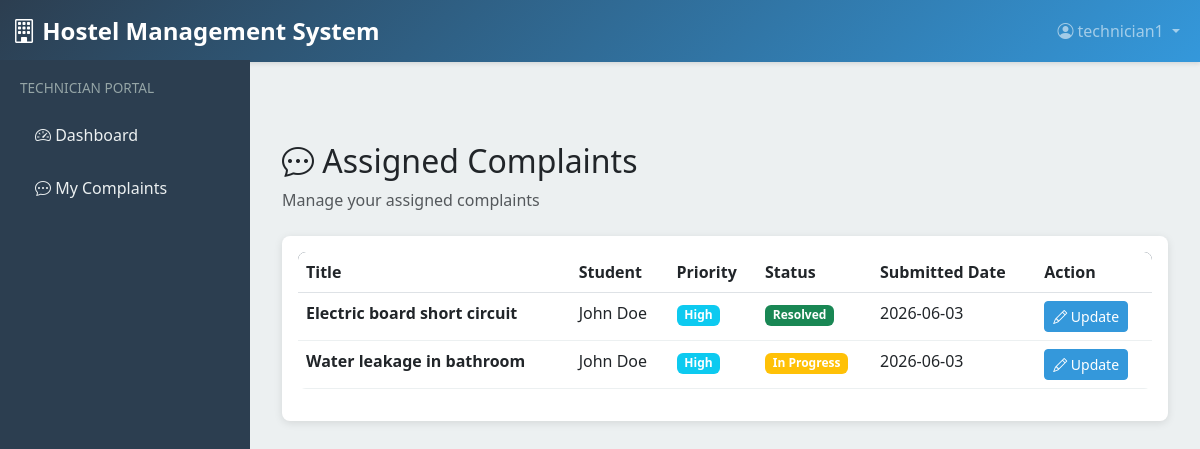
Page /technician/complaints/ (signed in) on the committed database.
### core/models.py (models this page shows, shortened)
class Complaint(models.Model):
    STATUS_CHOICES = [
        ('submitted', 'Submitted'),
        ('in_progress', 'In Progress'),
        ('resolved', 'Resolved'),
        ('closed', 'Closed'),
    ]
    PRIORITY_CHOICES = [
        ('low', 'Low'),
        ('medium', 'Medium'),
        ('high', 'High'),
        ('urgent', 'Urgent'),
    ]
    student = models.ForeignKey(Student, on_delete=models.CASCADE, related_name='complaints')
    title = models.CharField(max_length=200)
    description = models.TextField()
    priority = models.CharField(max_length=20, choices=PRIORITY_CHOICES, default='medium')
    status = models.CharField(max_length=20, choices=STATUS_CHOICES, default='submitted')
    technician = models.ForeignKey(
        User,
        on_delete=models.SET_NULL,
        null=True,
        blank=True,
        related_name='assigned_complaints',
        limit_choices_to={'role__role': 'technician'}
    )
    resolution_details = models.TextField(blank=True)
    submitted_date = models.DateTimeField(auto_now_add=True)
    resolved_date = models.DateTimeField(null=True, blank=True)
    updated_at = models.DateTimeField(auto_now=True)

class Student(models.Model):
    GENDER_CHOICES = [
        ('M', 'Male'),
        ('F', 'Female'),
        ('O', 'Other'),
    ]
    user = models.OneToOneField(User, on_delete=models.CASCADE, related_name='student_profile')
    roll_number = models.CharField(max_length=50, unique=True)
    phone = models.CharField(max_length=15)
    gender = models.CharField(max_length=1, choices=GENDER_CHOICES)
    date_of_birth = models.DateField()
    address = models.TextField()
    city = models.CharField(max_length=100)
    state = models.CharField(max_length=100)
    pincode = models.CharField(max_length=10)
    guardian_name = models.CharField(max_length=100)
    guardian_phone = models.CharField(max_length=15)
    emergency_contact = models.CharField(max_length=15)
    admission_date = models.DateField(auto_now_add=True)
    room = models.ForeignKey(Room, on_delete=models.SET_NULL, null=True, blank=True, related_name='students')
    is_active = models.BooleanField(default=True)
    created_at = models.DateTimeField(auto_now_add=True)
    updated_at = models.DateTimeField(auto_now=True)

### core/views.py (the view)
# urls.py: path('technician/complaints/', views.tech_my_complaints, name='tech_complaints'),
@login_required(login_url='login')
@user_passes_test(is_technician)
def tech_my_complaints(request):
    complaints = Complaint.objects.filter(technician=request.user).order_by('-submitted_date')
    context = {'complaints': complaints}
    return render(request, 'technician/my_complaints.html', context)

### core/views.py (called while the page is built)
def is_technician(user):
    return hasattr(user, 'role') and user.role.role == 'technician'

### templates/technician/my_complaints.html (shortened to what this page needs)
{% extends 'base.html' %}
{% block content %}
<div class="container-fluid">
    <div class="mb-4">
        <h2><i class="bi bi-chat-dots"></i> Assigned Complaints</h2>
        <p class="text-muted">Manage your assigned complaints</p>
    </div>
    <div class="card">
        <div class="card-body">
            {% if complaints %}
            <div class="table-responsive">
                <table class="table table-hover">
                    <thead>
                        <tr>
                            <th>Title</th>
                            <th>Student</th>
                            <th>Priority</th>
                            <th>Status</th>
                            <th>Submitted Date</th>
                            <th>Action</th>
                        </tr>
                    </thead>
                    <tbody>
                        {% for complaint in complaints %}
                        <tr>
                            <td><strong>{{ complaint.title }}</strong></td>
                            <td>{{ complaint.student.user.first_name }} {{ complaint.student.user.last_name }}</td>
                            <td><span class="badge bg-info">{{ complaint.get_priority_display }}</span></td>
                            <td>
                                {% if complaint.status == 'resolved' %}
                                    <span class="badge bg-success">Resolved</span>
                                {% elif complaint.status == 'in_progress' %}
                                    <span class="badge bg-warning">In Progress</span>
                                {% else %}
                                    <span class="badge bg-secondary">{{ complaint.get_status_display }}</span>
                                {% endif %}
                            </td>
                            <td>{{ complaint.submitted_date|date:"Y-m-d" }}</td>
                            <td>
                                <a href="{% url 'update_complaint' complaint.pk %}" class="btn btn-sm btn-primary">
                                    <i class="bi bi-pencil"></i> Update
                                </a>
                            </td>
                        </tr>
                        {% endfor %}
                    </tbody>
                </table>
            </div>
            {% else %}
            <div class="alert alert-info">
                <i class="bi bi-info-circle"></i> No complaints assigned to you.
            </div>
            {% endif %}
        </div>
    </div>
</div>
{% endblock %}

### templates/base.html (shortened to what this page needs)
<!DOCTYPE html>
<html lang="en">
<head>
    <link href="https://cdn.jsdelivr.net/npm/bootstrap@5.3.0/dist/css/bootstrap.min.css" rel="stylesheet">
    <link rel="stylesheet" href="https://cdn.jsdelivr.net/npm/bootstrap-icons@1.11.0/font/bootstrap-icons.css">
</head>
<body>
    <nav class="navbar navbar-expand-lg navbar-dark">
        <div class="container-fluid">
            <a class="navbar-brand" href="{% url 'dashboard' %}">
                <i class="bi bi-building"></i> Hostel Management System
            </a>
            <div class="collapse navbar-collapse" id="navbarNav">
                <ul class="navbar-nav ms-auto">
                    <li class="nav-item dropdown">
                        <a class="nav-link dropdown-toggle" href="#" role="button" data-bs-toggle="dropdown">
                            <i class="bi bi-person-circle"></i> {{ user.username }}
                        </a>
                    </li>
                </ul>
            </div>
        </div>
    </nav>
    <div class="container-fluid">
        <div class="row">
            {% if user.is_authenticated %}
            <nav class="sidebar">
                {% if user.role.role == 'admin' %}
                    <div class="mb-4">
                        <h6 style="color: #95a5a6; font-size: 0.85rem; text-transform: uppercase; margin-bottom: 15px;">Admin Panel</h6>
                        <a href="{% url 'dashboard' %}"><i class="bi bi-speedometer2"></i> Dashboard</a>
                        <a href="{% url 'user_management' %}"><i class="bi bi-people"></i> User Management</a>
                        <h6 style="color: #95a5a6; font-size: 0.85rem; text-transform: uppercase; margin-top: 20px; margin-bottom: 15px;">Academic</h6>
                        <a href="{% url 'student_list' %}"><i class="bi bi-person-badge"></i> Students</a>
                        <a href="{% url 'room_list' %}"><i class="bi bi-door-closed"></i> Rooms</a>
                        <h6 style="color: #95a5a6; font-size: 0.85rem; text-transform: uppercase; margin-top: 20px; margin-bottom: 15px;">Finance</h6>
                        <a href="{% url 'fee_list' %}"><i class="bi bi-cash-coin"></i> Fees</a>
                        <a href="{% url 'generate_fees' %}"><i class="bi bi-plus-circle"></i> Generate Fees</a>
                        <h6 style="color: #95a5a6; font-size: 0.85rem; text-transform: uppercase; margin-top: 20px; margin-bottom: 15px;">Operations</h6>
                        <a href="{% url 'complaint_list' %}"><i class="bi bi-chat-dots"></i> Complaints</a>
                        <a href="{% url 'reports' %}"><i class="bi bi-file-earmark-pdf"></i> Reports</a>
                    </div>
                {% elif user.role.role == 'technician' %}
                    <div class="mb-4">
                        <h6 style="color: #95a5a6; font-size: 0.85rem; text-transform: uppercase; margin-bottom: 15px;">Technician Portal</h6>
                        <a href="{% url 'dashboard' %}"><i class="bi bi-speedometer2"></i> Dashboard</a>
                        <a href="{% url 'tech_complaints' %}"><i class="bi bi-chat-dots"></i> My Complaints</a>
                    </div>
                {% endif %}
            </nav>
            {% endif %}
            <main class="main-content col">
                {% block content %}{% endblock %}
            </main>
        </div>
    </div>
</body>
</html>

### templates/base.html (style rules this page uses)
:root { --primary-color: #2c3e50; --secondary-color: #3498db; --success-color: #27ae60; --danger-color: #e74c3c; --warning-color: #f39c12; }
* { margin: 0; padding: 0; box-sizing: border-box; }
body { font-family: 'Segoe UI', Tahoma, Geneva, Verdana, sans-serif; background-color: #ecf0f1; }
.navbar { background: linear-gradient(135deg, var(--primary-color) 0%, var(--secondary-color) 100%); box-shadow: 0 2px 4px rgba(0,0,0,0.1); }
.navbar-brand { font-weight: 700; font-size: 1.5rem; }
.sidebar { background: var(--primary-color); min-height: 100vh; padding: 20px; position: fixed; left: 0; top: 60px; width: 250px; overflow-y: auto; }
.sidebar a { color: #ecf0f1; text-decoration: none; display: block; padding: 12px 15px; margin: 5px 0; border-radius: 5px; transition: all 0.3s ease; }
.main-content { margin-left: 250px; margin-top: 60px; padding: 20px; min-height: calc(100vh - 60px); }
.card { border: none; box-shadow: 0 2px 8px rgba(0,0,0,0.1); margin-bottom: 20px; border-radius: 8px; }
.btn-primary { background-color: var(--secondary-color); border-color: var(--secondary-color); }
table { background: white; border-radius: 8px; overflow: hidden; }
thead { background-color: var(--primary-color); color: white; }
tbody tr { border-bottom: 1px solid #ecf0f1; }

### rows in the picture
Complaint: title "Electric board short circuit", student.user.first_name "John", student.user.last_name "Doe", priority "High", status "Resolved", submitted_date "2026-06-03"
Complaint: title "Water leakage in bathroom", student.user.first_name "John", student.user.last_name "Doe", priority "High", status "In Progress", submitted_date "2026-06-03"

### other values in the picture
{{ user.username }} "technician1"
